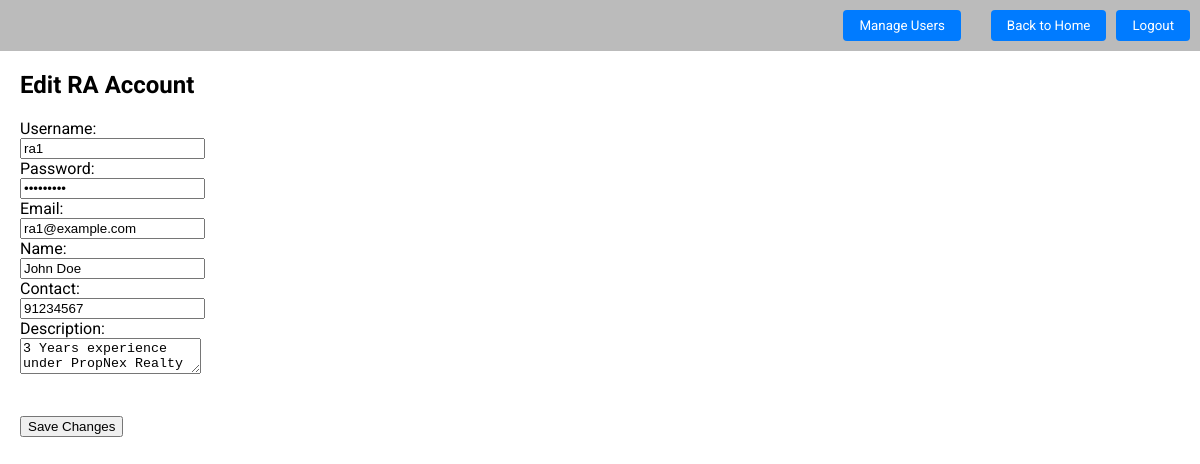
The app's page /Boundary/sys_admin/edit_ra_account.php?ra_id=1 with its own data.
### tables this page shows
CREATE TABLE `ra` (
  `ra_id` int(11) NOT NULL,
  `e-mail` varchar(150) NOT NULL,
  `username` varchar(50) NOT NULL,
  `password` varchar(50) NOT NULL,
  `name` varchar(150) NOT NULL,
  `contact` int(8) NOT NULL,
  `description` text DEFAULT NULL,
  `type` enum('active','suspended') NOT NULL
);

### Control/sys_admin/edit_ra_account_controller.php (called while the page is built, shortened)
<?php
require_once('../../Database/db_conn.php');
require_once('../../Entity/ra.php');
class EditRAAccountController {
    private $RA;
    public function __construct($conn) {
        $this->RA = new RA($conn);
    }
    public function getRAByRAID($ra_id) {
        return $this->RA->getRAByRAID($ra_id);
    }
}
$editRAAccountController = new EditRAAccountController($conn);
?>

### Entity/ra.php (called while the page is built, shortened)
<?php
class RA {
    private $conn;
    public function __construct($conn) {
        $this->conn = $conn;
    }
    public function getRAByRAID($ra_id) {
        $sql = "SELECT * FROM ra WHERE ra_id = ?";
        $stmt = $this->conn->prepare($sql);
        $stmt->bind_param("i", $ra_id);
        $stmt->execute();
        $result = $stmt->get_result();
        if ($result->num_rows == 1) {
            return $result->fetch_assoc();
        } else {
            return null;
        }
    }
}
?>

### Boundary/sys_admin/edit_ra_account.php (the view, shortened to what this page needs)
<?php
include "header.php";
include "../../Control/sys_admin/edit_ra_account_controller.php";
if(isset($_GET['ra_id'])) {
    $ra_id = $_GET['ra_id'];
    $ra = $editRAAccountController->getRAByRAID($ra_id);
    if($ra) {
?>
<!DOCTYPE html>
<html lang="en">
<head>
</head>
<body>
    <div class="container">
        <h2 class="title">Edit RA Account</h2>
        <form action="../../Control/sys_admin/edit_ra_account_controller.php" method="post">
            <label for="username">Username:</label><br>
            <input type="text" id="username" name="username" value="<?php echo $ra['username']; ?>"><br>
            <label for="password">Password:</label><br>
            <input type="password" id="password" name="password" value="<?php echo $ra['password']; ?>"><br>
            <label for="email">Email:</label><br>
            <input type="email" id="email" name="email" value="<?php echo $ra['e-mail']; ?>"><br>
            <label for="name">Name:</label><br>
            <input type="text" id="name" name="name" value="<?php echo $ra['name']; ?>"><br>
            <label for="contact">Contact:</label><br>
            <input type="text" id="contact" name="contact" value="<?php echo $ra['contact']; ?>"><br>
            <label for="description">Description:</label><br>
            <textarea id="description" name="description"><?php echo $ra['description']; ?></textarea><br>
            <br><br>
            <input type="submit" value="Save Changes">
        </form>
    </div>
</body>
</html>
<?php
    } else {
        echo "<p>RA account not found.</p>";
    }
} else {
    echo "<p>RA ID not provided.</p>";
}
?>

### Boundary/sys_admin/header.php (style rules this page uses)
body { font-family: 'Roboto', sans-serif; margin: 0; padding: 0; }

### Boundary/sys_admin/edit_ra_account.php (style rules this page uses)
.container { margin-left: 20px; }

### records on screen
ra: username "ra1", email "ra1@example.com", name "John Doe", contact "91234567", description "3 Years experience under PropNex Realty"
